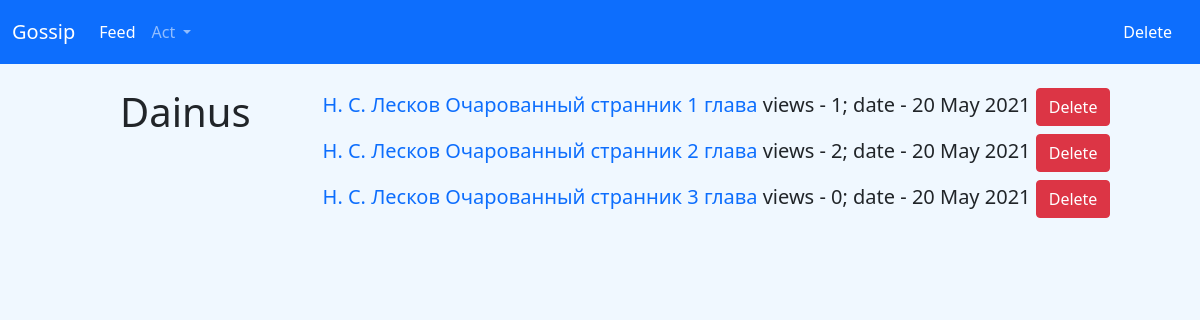
The page /user/1 (signed in) on the database as committed earlier.
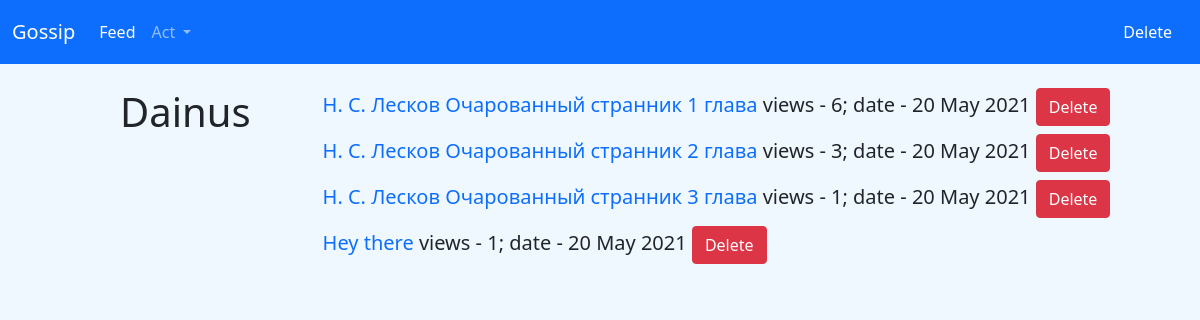
The same page on the database as committed later.
### data/user.py (models this page shows, shortened)
class User(SqlAlchemyBase, UserMixin, SerializerMixin):
    __tablename__ = 'users'
    id = sa.Column(sa.Integer, primary_key=True, autoincrement=True)
    nickname = sa.Column(sa.String, nullable=True)
    hashed_password = sa.Column(sa.String, nullable=True)
    created_date = sa.Column(sa.DateTime, default=datetime.datetime.now())
    subs = sa.Column(sa.String, default='1')
    news = orm.relation("News", back_populates='user')

### data/new.py (models this page shows)
class News(SqlAlchemyBase, UserMixin, SerializerMixin):
    __tablename__ = 'news'
    id = sa.Column(sa.Integer, primary_key=True, autoincrement=True)
    title = sa.Column(sa.String, nullable=True)
    content = sa.Column(sa.String, nullable=True)
    date = datetime.date.today().ctime().split()
    date = date[2] + ' ' + date[1] + ' ' + date[-1]
    created_date = sa.Column(sa.String, default=date)
    views = sa.Column(sa.Integer, default=0)
    user_id = sa.Column(sa.Integer, sa.ForeignKey("users.id"))
    user = orm.relation('User')

### get_user.py (the view)
@get_user_blueprint.route('/user/<int:id>', methods=['GET', 'POST'])
def get_user(id):
    ses = db_session.create_sessin()
    user = ses.query(User).get(id)
    if request.method == 'POST':
        cur_user = ses.query(User).get(current_user.id)
        if str(id) in current_user.subs:
            subs = current_user.subs.split(',')
            del subs[subs.index(str(id))]
            cur_user.subs = ','.join(subs)
        else:
            if cur_user.subs == '':
                cur_user.subs = str(id)
            else:
                cur_user.subs += ',' + str(id)
        ses.commit()
        return redirect(f'/user/{id}')
    elif request.method == 'GET':
        news = user.news
        is_user = str(id) in current_user.subs
        return render_template('get_user.html', news=news, user=user.nickname, title=user.nickname, id=id, is_user=is_user)

### app.py (called while the page is built)
@login_man.user_loader
def loader_user(user_id):
    ses = db_session.create_sessin()
    return ses.query(User).get(user_id)

### data/db_session.py (called while the page is built)
def create_sessin() -> Session:
    global __factory
    return __factory()

### templates/get_user.html (shortened to what this page needs)
{% extends 'base.html' %}
{% block content %}
<div class="parent">
        <div class="child"><h1>{{ user }}</h1></div>
        <div class="child">
            {% for new in news %}
            <h5>
                <a href="/new/{{ new.id }}">{{ new.title }}</a> views - {{ new.views }}; date - {{new.created_date}}
                {% if current_user.id == id or current_user.id == 1 %}
                <a href="/user/{{ id }}/delete/new/{{ new.id }}" class="btn btn-danger">Delete</a>
                {% endif %}
            </h5>
            {% endfor %}
        </div>
    </div>
{% endblock %}

### templates/base.html (shortened to what this page needs)
<!DOCTYPE html>
<html lang="en">
<head>
    <link href="https://cdn.jsdelivr.net/npm/bootstrap@5.0.0-beta3/dist/css/bootstrap.min.css" rel="stylesheet">
    <link rel="stylesheet" type="text/css" href="{{url_for('static', filename='css/style.css')}}" />
</head>
<body>
<nav class="navbar navbar-expand-lg navbar-dark bg-primary" id="navbar">
  <div class="container-fluid">
    <a class="navbar-brand" href="/main">Gossip</a>
    {% if current_user.is_authenticated %}
    <div class="collapse navbar-collapse" id="navbarSupportedContent">
      <ul class="navbar-nav me-auto mb-2 mb-lg-0">
        <li class="nav_item">
          <a class="nav-link active" aria-current="page" href="/news_feed/{{ current_user.id }}">Feed</a>
        </li>
        <li class="nav-item dropdown">
          <a class="nav-link dropdown-toggle" href="#" id="navbarDropdown" role="button" data-bs-toggle="dropdown" aria-expanded="false">
            Act
          </a>
        </li>
      </ul>
      <div align="right" class="nav_item"><a class="nav-link active" aria-current="page" href="/user/{{ current_user.id }}/delete/user"><font color="white">Delete</font></a></div>
    </div>
    {% endif %}
  </div>
</nav>
{% block content %}
{% endblock %}
</body>
</html>

### static/css/style.css (style rules this page uses)
#navbar { height:8vh; }
body { background: #F0F8FF; }
a { text-decoration: none; }

### templates/base.html (style rules this page uses)
nav { margin-bottom: 2%; }

### templates/get_user.html (style rules this page uses)
.parent> div { float: left; margin-right: 1%; }
.child:last-child { margin-left: 5%; }
.child:first-child { margin-left: 10%; }

Rows that differ between the two databases and show on the page:
changed News "Н. С. Лесков Очарованный странник 1 глава": views "1" → "6"
changed News "Н. С. Лесков Очарованный странник 2 глава": views "2" → "3"
changed News "Н. С. Лесков Очарованный странник 3 глава": views "0" → "1"
added News: title "Hey there", views "1", created_date "20 May 2021"
